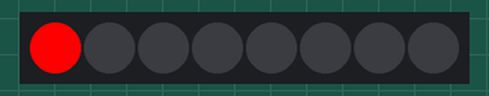
Bench run of a program on a simulated ESP32 board running MicroPython. On the bench: 8 RGB LEDs in strip order, left to right. At 15.0 s the program stops and its outputs stay as they are.

Above: at 0.1 s.
At 5.1 s:
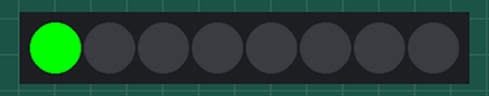
At 10.1 s:
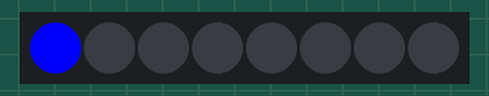
Timing chart, 0 to 16.5 s (numbered marks = the images above):
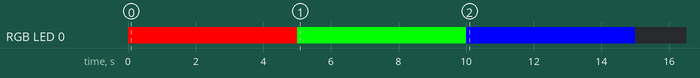

The program:

The_WS2812_addressable_LED.py
```python
# in this program data pin 2, Gnd and 5v on ws28112B was connected
#to  pin 22, Gnd and 5v of the esp32
#exercise 5 for WS2812B

from time import sleep
from machine import Pin, PWM
import neopixel


d2=Pin(22)
np = neopixel.NeoPixel(d2, 8)


def address():
    pass


def rgb(duration):
    for led in range(0,duration,1):
        np[0] = (255, 0, 0) # set to red, full brightness
        np.write()
        sleep(5)
        np[0] = (0, 255, 0) # set to green, half brightness
        np.write()
        sleep(5)
        np[0] = (0, 0, 255)# set to blue, half brightness
        np.write()
        sleep(5)

def offrgb(np):
    np[0]=(0,0,0)
    np.write()

try:
    rgb(1)
    offrgb(np)
except KeyboardInterrupt:
    offrgb(np)
    print('ended')
```

Measured:
- by itself, RGB LED 0: off → RGB(255, 0, 0) at 0.00 s, → RGB(0, 255, 0) 5.0 s later, → RGB(0, 0, 255) 5.0 s later, → off 5.0 s later
- what the display in image 1 shows lasts 5.0 s, from 5.0 s to 10.0 s
